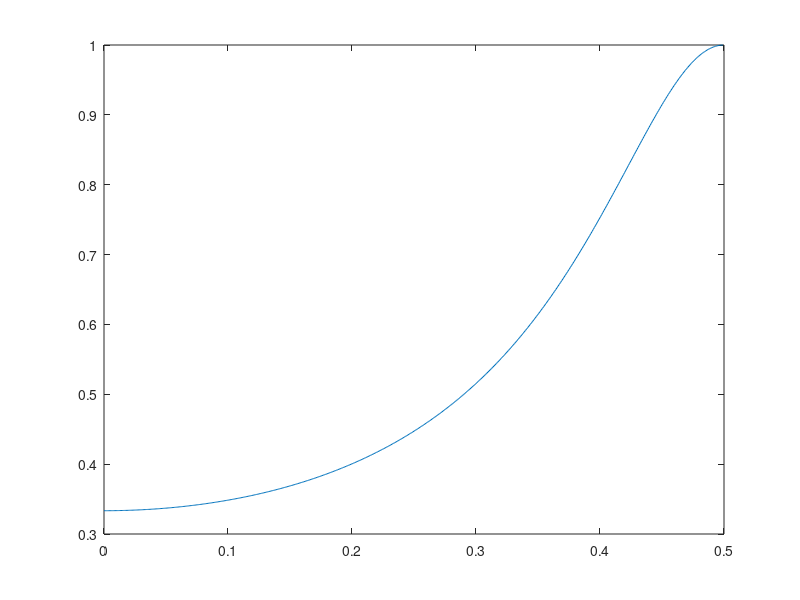

Write the MATLAB code that produced this figure.
clear all

%
% Load the signal package
%
pkg load signal

global TS;
global FS;
global FC;
global BR;

% Sampling period
TS = 32;
% Sampling frequency
FS = 1 / TS;
% Nyquist frequency
FN = FS / 2;

printf('FS=%9.6fHz, TS=%d sec\n', FS, 1/FS);

% Jitter frequency filter
FC = FN / 2;

printf('FC=%9.6fHz, TC=%d sec\n', FC, 1/FC);

%[b, a] = butter(1, FC / FN);
[b, a] = besself(1, FC / FN);

a
b

[h,w] = freqz(b,a);
figure(1);
plot(w/(2*pi),abs(h));

